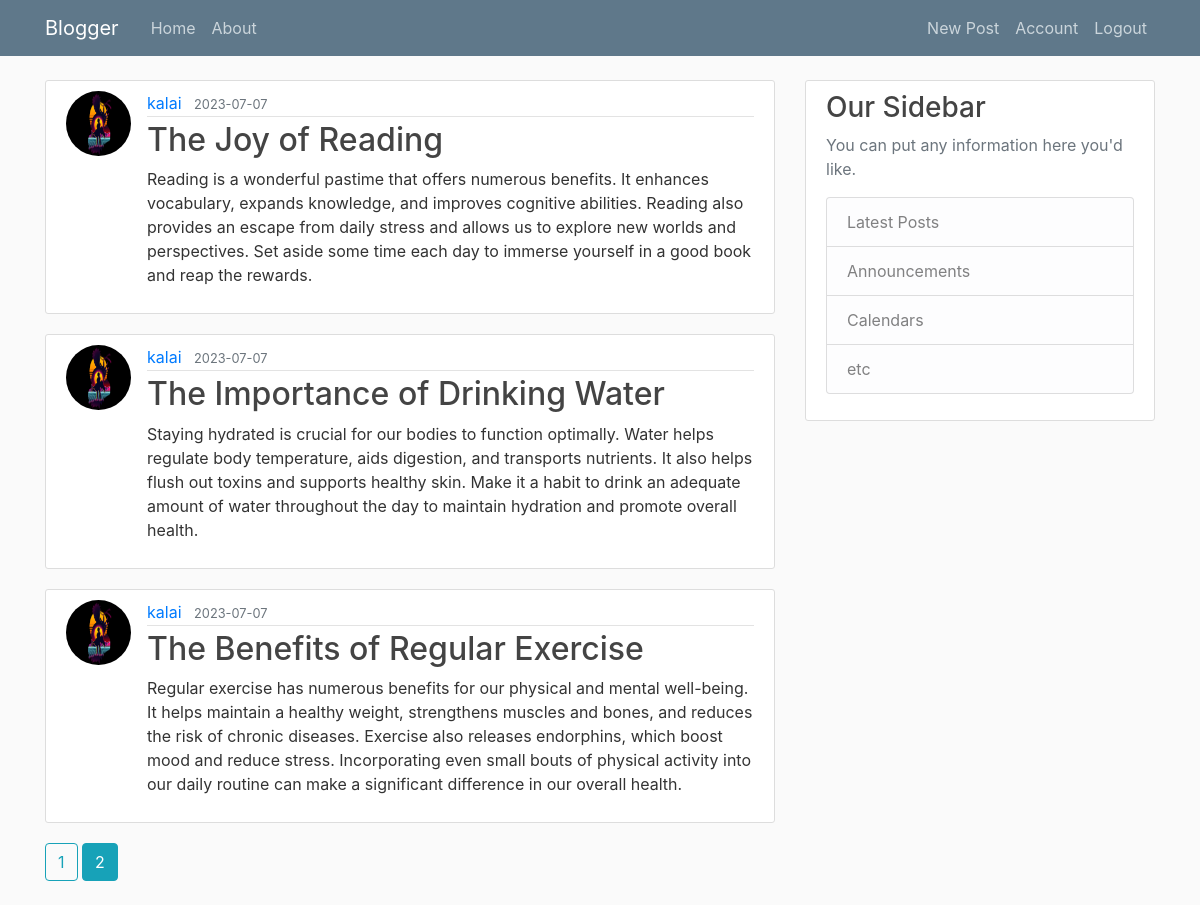
Page /home?page=2 (signed in) on the committed database.
### flaskblog/models.py (models this page shows, shortened)
class Post(db.Model):
    id = db.Column(db.Integer, primary_key = True)
    title =  db.Column(db.String(120), nullable = False)
    date_posted = db.Column(db.DateTime, nullable=False, default =datetime.utcnow)
    content = db.Column(db.Text, nullable = False)
    user_id = db.Column(db.Integer, db.ForeignKey('user.id'), nullable = False)

class User(db.Model, UserMixin):
    id = db.Column(db.Integer, primary_key = True)
    username = db.Column(db.String(20),unique = True, nullable = False)
    email = db.Column(db.String(120),unique = True, nullable = False)
    image_file = db.Column(db.String(120), nullable = False, default='default.jpg')
    password = db.Column(db.String(60), nullable = False)
    posts = db.relationship('Post', backref='author', lazy=True)

### flaskblog/routes.py (the view)
@app.route('/')
@app.route('/home')
def home():
    page = request.args.get('page',1,type=int)
    posts = Post.query.order_by(Post.date_posted.desc()).paginate(page=page,per_page = 5)
    return render_template('home.html', posts = posts)

### flaskblog/models.py (called while the page is built)
@login_manager.user_loader
def load_user(user_id):
    return User.query.get(int(user_id))

### flaskblog/templates/home.html (shortened to what this page needs)
{% extends 'base.html' %}
{% block content %}
    {% for post in posts.items %}
    <article class="media content-section">
      <img class = "rounded-circle article-img" src="{{url_for('static', filename='profile_pic/' + post.author.image_file) }}" >
        <div class="media-body">
          <div class="article-metadata">
            <a class="mr-2" href="{{ url_for('user_post', username=post.author.username) }}">{{ post.author.username }}</a>
            <small class="text-muted">{{ post.date_posted.strftime('%Y-%m-%d') }}</small>
          </div>
          <h2><a class="article-title" href="{{ url_for('post', post_id=post.id) }}">{{ post.title }}</a></h2>
          <p class="article-content">{{ post.content }}</p>
        </div>
      </article>
    {% endfor %}
    {% for page_num in posts.iter_pages(left_edge=1, right_edge=1, left_current=1, right_current=2) %}
      {% if page_num %}
        {% if posts.page == page_num %}
        <a class="btn btn-info mb-4" href="{{url_for('home', page=page_num)}}">{{page_num}}</a>
        {%else%}
        <a class="btn btn-outline-info mb-4" href="{{url_for('home', page=page_num)}}">{{page_num}}</a>
        {% endif %}
      {% endif %}
    {% endfor %}
{% endblock %}

### flaskblog/static/main.css (style rules this page uses)
body { background: #fafafa; color: #333333; margin-top: 5rem; }
h1, h2, h3, h4, h5, h6 { color: #444444; }
.content-section { background: #ffffff; padding: 10px 20px; border: 1px solid #dddddd; border-radius: 3px; margin-bottom: 20px; }
.article-title { color: #444444; }
.article-content { white-space: pre-line; }
.article-img { height: 65px; width: 65px; margin-right: 16px; }
.article-metadata { padding-bottom: 1px; margin-bottom: 4px; border-bottom: 1px solid #e3e3e3 }

### rows in the picture
Post: image_file (picture), author.username "kalai", date_posted "2023-07-07", title "The Joy of Reading", content "Reading is a wonderful pastime that offers numerous benefits. It enhances vocabulary, expands knowledge, and improves cognitive abilities. Reading also provides an escape from daily stress and allows us to explore new worlds and perspectives. Set aside some time each day to immerse yourself in a good book and reap the rewards."
Post: image_file (picture), author.username "kalai", date_posted "2023-07-07", title "The Importance of Drinking Water", content "Staying hydrated is crucial for our bodies to function optimally. Water helps regulate body temperature, aids digestion, and transports nutrients. It also helps flush out toxins and supports healthy skin. Make it a habit to drink an adequate amount of water throughout the day to maintain hydration and promote overall health."
Post: image_file (picture), author.username "kalai", date_posted "2023-07-07", title "The Benefits of Regular Exercise", content "Regular exercise has numerous benefits for our physical and mental well-being. It helps maintain a healthy weight, strengthens muscles and bones, and reduces the risk of chronic diseases. Exercise also releases endorphins, which boost mood and reduce stress. Incorporating even small bouts of physical activity into our daily routine can make a significant difference in our overall health."

### other values in the picture
{{ page_num }} "1"
{{ page_num }} "2"
